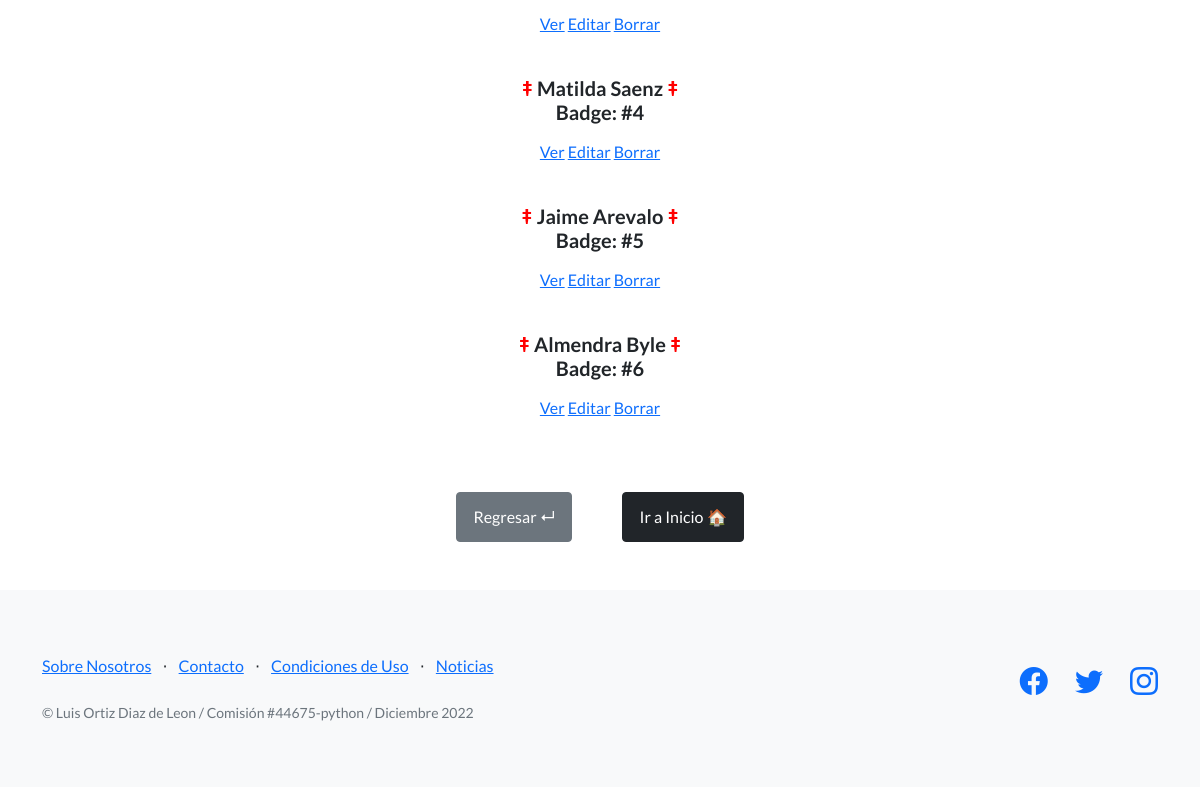
Before: /AppCoder/entrenadores/list/ (lower part) with the older database file.
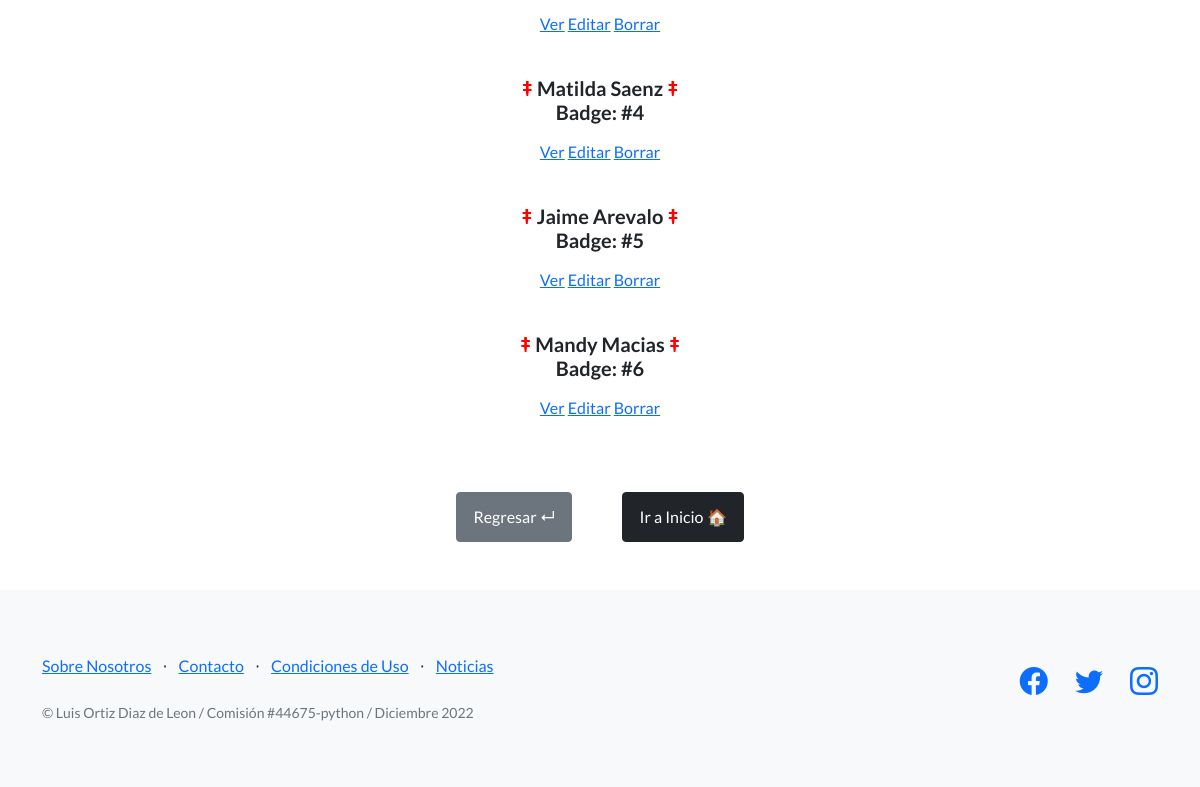
After: the same page with the newer database file.
### AppCoder/models.py (models this page shows)
class Entrenadores(models.Model):
    nombre=models.CharField(max_length=40)
    apellido=models.CharField(max_length=40)
    email=models.EmailField()
    badge=models.IntegerField(default=0000)
    indicador=models.IntegerField(default=0000)

### AppCoder/views.py (the view)
# urls.py: path("entrenadores/list/", views.EntrenadoresList.as_view(),name='ListE'),
class EntrenadoresList(ListView):
    model = Entrenadores
    template = 'AppCoder/entrenadores_list.html'

### AppCoder/Templates/AppCoder/entrenadores_list.html
{% extends "AppCoder/padre.html" %}
{% load static %}
{% block contenidoQueCambia %}
    <br>
    <center><h1><b style = "color:blue">Lista de Entrenadores</b></h1>
    <br>
    {%for entrenadores in object_list%}
      <p><h5><FONT COLOR="red">‡</FONT> {{entrenadores.nombre}} {{entrenadores.apellido}} <FONT COLOR="red">‡</FONT>
      <br>Badge: #{{entrenadores.badge}} </h5></p>
        <a href="{% url 'DetailE' entrenadores.id %}">Ver</a>
        <a href="{% url 'EditE' entrenadores.id %}">Editar</a>
        <a href="{% url 'DeleteE' entrenadores.id %}">Borrar</a>
      <br>
      <br>
      {%endfor%}
    <br>
    <br><a style='Color:WHITE' class="btn btn-secondary" href="{% url 'Entrenadores'%}"> Regresar ↵ </a><a style="padding-left:50px;"></a><a style='Color:WHITE' class="btn btn-dark" href="{% url 'Inicio'%}"> Ir a Inicio 🏠 </a>
    <br>
    <br>
    <br>
    </center>
    {% endblock %}

### AppCoder/Templates/AppCoder/padre.html (shortened to what this page needs)
<!DOCTYPE html>
<html lang="en">
    <head>
        {%load static%}
        <link href="https://cdn.jsdelivr.net/npm/bootstrap-icons@1.5.0/font/bootstrap-icons.css" rel="stylesheet" type="text/css" />
        <link href="{%static 'AppCoder/css/styles.css'%}" rel="stylesheet" />
    </head>
    <body>
        {% block contenidoQueCambia %}
        {% endblock %}
        <footer class="footer bg-light">
            <div class="container">
                <div class="row">
                    <div class="col-lg-6 h-100 text-center text-lg-start my-auto">
                        <ul class="list-inline mb-2">
                            <li class="list-inline-item"><p><a href="https://corporate.pokemon.com/es-mx/" target="_blank" rel="noopener noreferrer">Sobre Nosotros</a></p></li>
                            <li class="list-inline-item">⋅</li>
                            <li class="list-inline-item"><p><a href="https://support.pokemon.com/hc/es/requests/new?ticket_form_id=114094020574" target="_blank" rel="noopener noreferrer">Contacto</a></p></li>
                            <li class="list-inline-item">⋅</li>
                            <li class="list-inline-item"><p><a href="https://www.pokemon.com/es/condiciones-de-uso/" target="_blank" rel="noopener noreferrer">Condiciones de Uso</a></p></li>
                            <li class="list-inline-item">⋅</li>
                            <li class="list-inline-item"><p><a href="https://www.pokemon.com/es/noticias-pokemon/" target="_blank" rel="noopener noreferrer">Noticias</a></p></li>
                        </ul>
                        <p class="text-muted small mb-4 mb-lg-0">&copy; Luis Ortiz Diaz de Leon / Comisión #44675-python / Diciembre 2022</p>
                    </div>
                    <div class="col-lg-6 h-100 text-center text-lg-end my-auto">
                        <ul class="list-inline mb-0">
                            <li class="list-inline-item me-4">
                                <p><a href="https://www.facebook.com/PokemonOficialLatAm/" target="_blank" rel="noopener noreferrer"><i class="bi-facebook fs-3"></i></a></p>
                            </li>
                            <li class="list-inline-item me-4">
                                <p><a href="https://twitter.com/pokemonlatam" target="_blank" rel="noopener noreferrer"><i class="bi-twitter fs-3"></i></a></p>
                            </li>
                            <li class="list-inline-item">
                                <a href="https://www.instagram.com/pokemon/?hl=es" target="_blank" rel="noopener noreferrer"><i class="bi-instagram fs-3"></i></a></p>
                            </li>
                        </ul>
                    </div>
                </div>
            </div>
        </footer>
    </body>
</html>

Changed rows visible on the page:
changed Entrenadores: nombre "Almendra" → "Mandy"; apellido "Byle" → "Macias"
